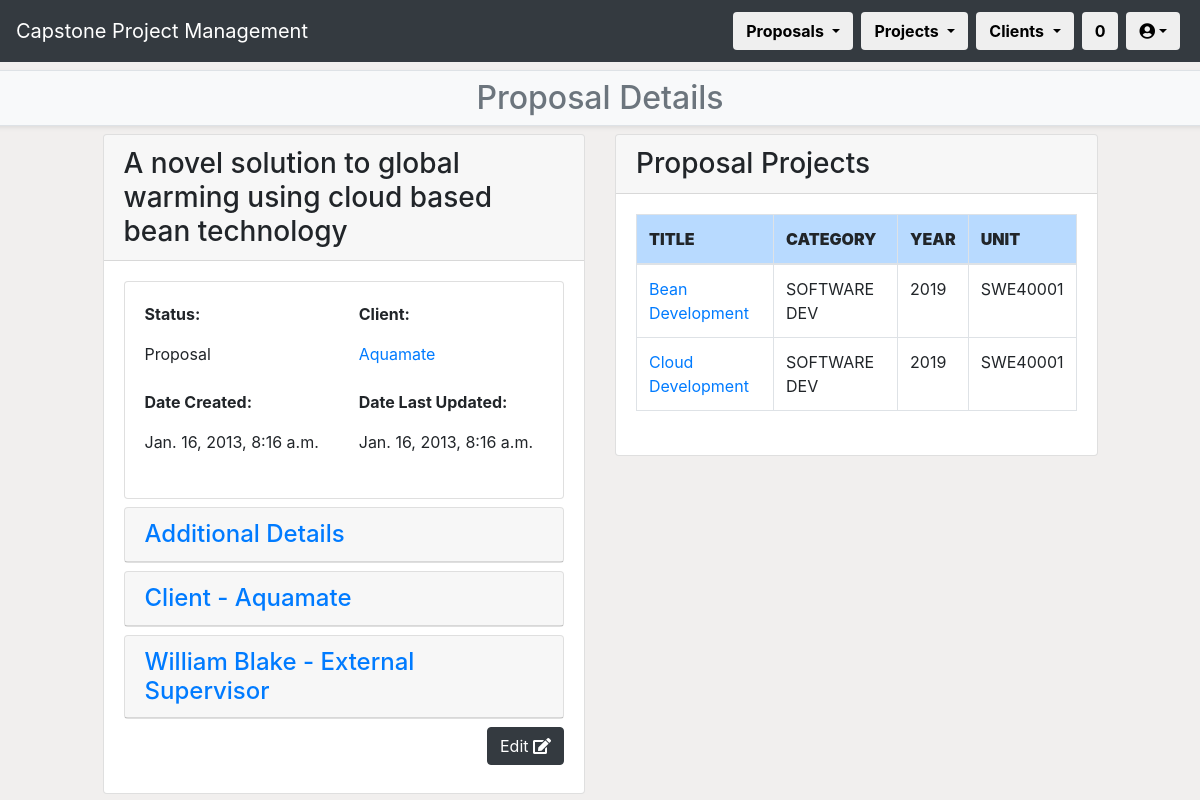
The app's page /CPPMS/proposal/proposal_list/proposal_detail/1 (signed in) with its own data.
### CPPMS/models.py (models this page shows, shortened)
class Proposal(models.Model):
    title = models.CharField(max_length=128, default="")
    created_at = models.DateTimeField(auto_now_add=True)
    updated_at = models.DateTimeField(auto_now=True)
    desc = models.TextField(default="")
    status = models.CharField(max_length=255, default="")
    spec = models.TextField(default="")
    skills = models.TextField(default="")
    env = models.TextField(default="")
    res = models.TextField(default="")
    client = models.ForeignKey(
        Client,
        on_delete=models.CASCADE,
        blank=True,
        null=True
    )
    external_supervisor = models.ForeignKey(
        External_Supervisor,
        models.SET_NULL,
        blank=True,
        null=True
    )
    proposal_incoming = models.ForeignKey(
        Incoming_Proposal,
        models.SET_NULL,
        blank=True,
        null=True
    )
    pass

class Client(models.Model):
    name = models.CharField(max_length=128, default="", unique=True)
    created_at = models.DateTimeField(auto_now_add=True)
    updated_at = models.DateTimeField(auto_now=True)
    address = models.CharField(max_length=255, default="")
    website = models.CharField(max_length=255, default="")
    desc = models.TextField(default="")
    pass

class External_Supervisor(models.Model):
    name = models.CharField(max_length=128, default="")
    created_at = models.DateTimeField(auto_now_add=True)
    updated_at = models.DateTimeField(auto_now=True)
    email = models.CharField(max_length=255, default="", unique=True)
    phone = models.CharField(max_length=10, default="00000000")
    title = models.CharField(max_length=255, default="N/A")
    department = models.ForeignKey(
        Department,
        models.SET_NULL,
        blank=True,
        null=True
    )
    pass

class Project(models.Model):
    title = models.CharField(max_length=128, default="", unique=True)
    created_at = models.DateTimeField(auto_now_add=True)
    updated_at = models.DateTimeField(auto_now=True)
    category = models.CharField(max_length=128, default="")
    year = models.IntegerField(default="0000")
    completed = models.BooleanField(default=0)
    pass
    unit = models.ForeignKey(
        Unit,
        models.SET_NULL,
        blank=True,
        null=True
    )
    proposal = models.ForeignKey(
        Proposal,
        on_delete=models.CASCADE,
        blank=True,
        null=True
    )
    internal_supervisor = models.ForeignKey(
        Internal_Supervisor,
        models.SET_NULL,
        blank=True,
        null=True
    )
    group = models.ForeignKey(
        Group,
        models.SET_NULL,
        blank=True,
        null=True
    )

class Unit(models.Model):
    title = models.CharField(max_length=128, default="", unique=True)
    created_at = models.DateTimeField(auto_now_add=True)
    updated_at = models.DateTimeField(auto_now=True)
    unit_code = models.CharField(max_length=8, default="AAA0001")
    BB_unit_code = models.CharField(max_length=8, default="AAA0001")
    ulos = models.TextField(default="")
    convenor = models.CharField(max_length=128, default="N/A")
    pass
    def __str__(self):
        return self.unit_code

### CPPMS/views.py (the view)
@login_required(login_url="/CPPMS/login/")
def proposal_detail(request, pk=None):
    username = request.user.first_name + " " + request.user.last_name
    proposal_detail = get_object_or_404(Proposal, pk=pk)
    projects = Project.objects.all()
    count()
    filter_value = proposal_detail.pk
    project_list = Project.objects.all()
    if filter_value:
        project_filter = projects.filter(proposal_id=filter_value)
    else:
        project_filter = project_list.all()
    return render(
        request,
        "proposal_detail.html",
        {
            "count": count,
            "proposal_detail": proposal_detail,
            "username": username,
            "project_filter": project_filter
        }
    )

### CPPMS/views.py (called while the page is built)
def count():
    count = []
    count_web = Incoming_Proposal.proposals.all().count()
    count_word = Upload_Proposal.objects.all().count()
    count_all = count_web + count_word
    count = [count_web, count_word, count_all]
    return count

### CPPMS/templates/proposal_detail.html (shortened to what this page needs)
{% extends "proposal.html" %}
{% block sub-page_content %}
{% if not messages %}
<h2>Proposal Details</h2>
{% else %}
<h2>Proposal Details</h2>
{% for message in messages %}<li>{{ message }}</li>{% endfor %}
{% endif %}
{% endblock %}
{% block page_detail_content %}
<div class="row">
    <div class="col-1"></div>
    <div class="col-md-5">
        <div class="card">
            <h3 class="card-header">{{ proposal_detail.title }}</h3>
            <div class="card-body">
                <div class="row mb-2">
                    <div class="col">
                        <div class="card">
                            <div class="card-body">
                                <div class="row mb-2">
                                    <div class="col">
                                        <p><strong>Status:</strong></p>
                                        <p>{{ proposal_detail.status }}</p>
                                    </div>
                                    <div class="col">
                                        <p><strong>Client:</strong></p>
                                        <p><a href="client_detail/{{ proposal_detail.client.pk }}">{{ proposal_detail.client.name }}</a></p>
                                    </div>
                                </div>
                                <div class="row mb-2">
                                    <div class="col">
                                        <p><strong>Date Created:</strong></p>
                                        <p>{{ proposal_detail.created_at }}</p>
                                    </div>
                                    <div class="col">
                                        <p><strong>Date Last Updated:</strong></p>
                                        <p>{{ proposal_detail.updated_at }}</p>
                                    </div>
                                </div>
                            </div>
                        </div>
                    </div>
                </div>
                <div class="row mb-2">
                    <div class="col">
                        <div class="card">
                            <h4 class="card-header"><a data-toggle="collapse" href="#collapse4">Additional Details</a></h4>
                        </div>
                    </div>
                </div>
                <div class="row mb-2">
                    <div class="col">
                        <div class="card">
                            <h4 class="card-header"><a data-toggle="collapse" href="#collapse1">Client - {{ proposal_detail.client.name }}</a></h4>
                        </div>
                    </div>
                </div>
                <div class="row mb-2">
                    <div class="col">
                        <div class="card">
                            <h4 class="card-header"><a data-toggle="collapse" href="#collapse5">{{ proposal_detail.external_supervisor.name }} - External Supervisor</a></h4>
                        </div>
                    </div>
                </div>
                <div class="row mb-2">
                    <div class="col text-right">
                        <a class="btn btn-dark" href="proposal_edit/{{ proposal_detail.pk }}" role="button" data-toggle="tooltip" title="Edit '{{ proposal_detail.title }}'">Edit <i class="fa fa-edit"></i></a>
                    </div>
                </div>
            </div>
        </div>
    </div>
    <div class="col-md-5">
        <div class="card">
            <h3 class="card-header">Proposal Projects</h3>
            <div class="card-body">
                <div class="row mb-2">
                    <div class="col">
                        <div class="table-responsive">
                            <table class="table table-bordered table-hover">
                                <thead>
                                    <tr class="table-primary">
                                        <th scope="col"><strong>TITLE</strong></th>
                                        <th scope="col"><strong>CATEGORY</strong></th>
                                        <th scope="col"><strong>YEAR</strong></th>
                                        <th scope="col"><strong>UNIT</strong></th>
                                    </tr>
                                </thead>
                                <tbody>
                                    {% for project in project_filter %}
                                    <tr scope="row">
                                        <td><a href="project_detail/{{project.pk}}">{{ project.title }}</a></td>
                                        <td>{{ project.category }}</td>
                                        <td>{{ project.year }}</td>
                                        <td>{{ project.unit }}</td>
                                    </tr>
                                    {% endfor %}
                                </tbody>
                            </table>
                        </div>
                    </div>
                </div>
            </div>
        </div>
    </div>
    <div class="col-1"></div>
</div>
{% endblock %}

### records on screen
Proposal: title "A novel solution to global warming using cloud based bean technology", status "Proposal", client.name "Aquamate", created_at "Jan. 16, 2013, 8:16 a.m.", updated_at "Jan. 16, 2013, 8:16 a.m.", external_supervisor.name "William Blake"
Project: title "Bean Development", category "SOFTWARE DEV", year "2019", unit "SWE40001"
Project: title "Cloud Development", category "SOFTWARE DEV", year "2019", unit "SWE40001"

### other values on screen
{{ count.2 }} "0"
